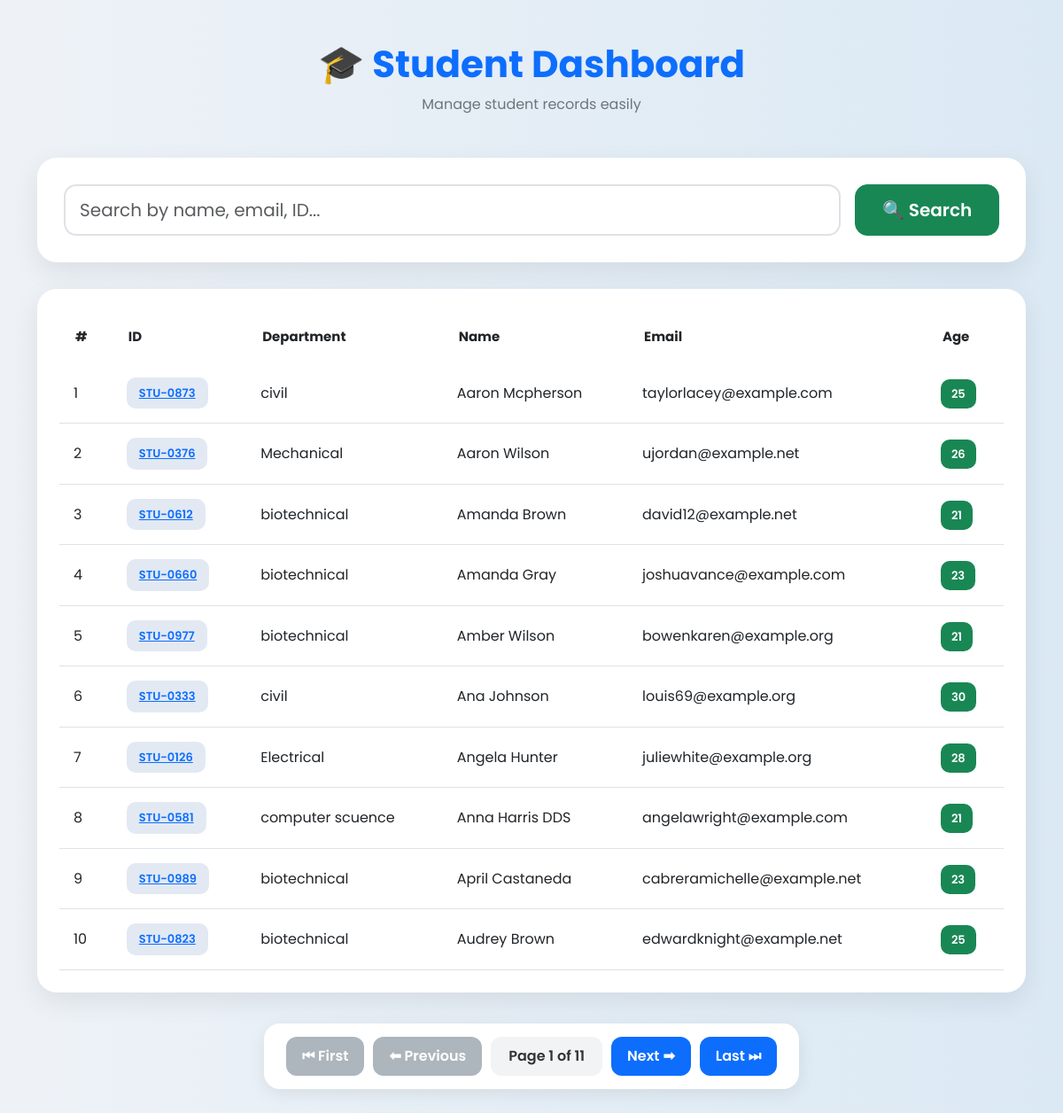
/studentss/, run on the app's committed database.
### vege/models.py (models this page shows, shortened)
class Students(models.Model):
    department=models.ForeignKey(Department,related_name="depart",on_delete=models.CASCADE)
    student_id=models.OneToOneField(StudentID,related_name="studentid",on_delete=models.CASCADE)
    student_name=models.CharField(max_length=100)
    student_email=models.EmailField(unique=True)
    student_age=models.IntegerField(default=18)
    student_address=models.TextField()
    class Meta:
        ordering=['student_name']
        verbose_name="student"
        app_label = 'vege'

class StudentID(models.Model):
    student_id=models.CharField(max_length=100)
    def __str__(self)->str:
        return self.student_id

class Department(models.Model):
    department=models.CharField(max_length=100)
    class Meta:
        ordering=['department']

### vege/views.py (the view, shortened to what this page needs)
# urls.py: path('studentss/',views.get_students),
def get_students(request):
    queryset=Students.objects.all()
    paginator = Paginator(queryset, 10)
    page_number = request.GET.get('page',1)
    page_obj = paginator.get_page(page_number)
    return render(request,'report/students.html',{'queryset':page_obj})

### vege/templates/report/students.html (shortened to what this page needs)
<!DOCTYPE html>
<html lang="en">
<head>
    <link href="https://cdn.jsdelivr.net/npm/bootstrap@5.3.0/dist/css/bootstrap.min.css" rel="stylesheet">
</head>
<body>
<div class="container py-5">
    <div class="text-center mb-5">
        <h1 class="main-title">
            🎓 Student Dashboard
        </h1>
        <p class="sub-title">
            Manage student records easily
        </p>
    </div>
    <div class="search-card">
        <form method="GET">
            <div class="row g-3">
                <div class="col-md-10">
                    <input
                        type="text"
                        name="search"
                        class="form-control form-control-lg search-input"
                        placeholder="Search by name, email, ID..."
                        value="{{ request.GET.search }}"
                    >
                </div>
                <div class="col-md-2">
                    <button
                        type="submit"
                        class="btn btn-success btn-lg w-100 search-btn"
                    >
                        🔍 Search
                    </button>
                </div>
            </div>
        </form>
    </div>
    <div class="table-card">
        <div class="table-responsive">
            <table class="table table-hover align-middle">
                <thead>
                    <tr>
                        <th>#</th>
                        <th>ID</th>
                        <th>Department</th>
                        <th>Name</th>
                        <th>Email</th>
                        <th>Age</th>
                    </tr>
                </thead>
                <tbody>
                    {% for student in queryset %}
                    <tr>
                        <td>
                            {{ forloop.counter }}
                        </td>
                        <td>
    <span class="student-id">
        <a href="{% url 'see_marks' student.student_id %}">
            {{ student.student_id }}
        </a>
    </span>
</td>
                        <td>
                            {{ student.department.department }}
                        </td>
                        <td>
                            {{ student.student_name }}
                        </td>
                        <td>
                            {{ student.student_email }}
                        </td>
                        <td>
                            <span class="age-badge">
                                {{ student.student_age }}
                            </span>
                        </td>
                    </tr>
                    {% empty %}
                    <tr>
                        <td colspan="6" class="text-center text-danger fw-bold py-4">
                            No Student Data Found
                        </td>
                    </tr>
                    {% endfor %}
                </tbody>
            </table>
        </div>
    </div>
    <div class="pagination-container">
        <div class="pagination">
            {% if queryset.has_previous %}
                <a href="?page=1&search={{ request.GET.search }}">
                    ⏮ First
                </a>
                <a href="?page={{ queryset.previous_page_number }}&search={{ request.GET.search }}">
                    ⬅ Previous
                </a>
            {% else %}
                <a class="disabled">
                    ⏮ First
                </a>
                <a class="disabled">
                    ⬅ Previous
                </a>
            {% endif %}
            <span class="current-page">
                Page {{ queryset.number }}
                of
                {{ queryset.paginator.num_pages }}
            </span>
            {% if queryset.has_next %}
                <a href="?page={{ queryset.next_page_number }}&search={{ request.GET.search }}">
                    Next ➡
                </a>
                <a href="?page={{ queryset.paginator.num_pages }}&search={{ request.GET.search }}">
                    Last ⏭
                </a>
            {% endif %}
        </div>
    </div>
</div>
</body>
</html>

### vege/templates/report/students.html (style rules this page uses)
* { font-family: 'Poppins', sans-serif; }
body { background: linear-gradient(to right, #eef2f7, #dbe9f4); min-height: 100vh; }
.main-title { font-size: 42px; font-weight: 700; color: #0d6efd; }
.sub-title { color: #6c757d; font-size: 16px; }
.search-card { background: white; border-radius: 22px; padding: 30px; box-shadow: 0 10px 30px rgba(0,0,0,0.08); margin-bottom: 30px; }
.search-input { height: 58px; border-radius: 14px; border: 2px solid #dee2e6; }
.search-btn { height: 58px; border-radius: 14px; font-weight: 600; }
.table-card { background: white; border-radius: 22px; padding: 25px; box-shadow: 0 10px 30px rgba(0,0,0,0.08); }
.table { margin-bottom: 0; }
.table thead { background: #0d6efd; color: white; }
.table thead th { border: none; padding: 18px; font-size: 15px; }
.table tbody td { padding: 16px; vertical-align: middle; }
.table tbody tr { transition: 0.3s; }
.student-id { background: #e2e9f3; color: white; padding: 8px 14px; border-radius: 10px; font-size: 13px; font-weight: 600; display: inline-block; }
.age-badge { background: #198754; color: white; padding: 7px 12px; border-radius: 10px; font-size: 13px; font-weight: 600; }
.pagination-container { display:flex; justify-content:center; margin-top:35px; }
.pagination { background:white; padding:15px 25px; border-radius:18px; box-shadow:0 5px 20px rgba(0,0,0,0.08); gap:10px; display:flex; flex-wrap:wrap; }
.pagination a { text-decoration:none; padding:10px 18px; border-radius:12px; background:#0d6efd; color:white; font-weight:600; transition:0.3s; }
.pagination .disabled { background:#adb5bd; pointer-events:none; }
.current-page { background:#f1f3f5; padding:10px 20px; border-radius:12px; font-weight:600; color:#333; }

### data on the page
Students: student_id "STU-0873", department.department "civil", student_name "Aaron Mcpherson", student_email "taylorlacey@example.com", student_age "25"
Students: student_id "STU-0376", department.department "Mechanical", student_name "Aaron Wilson", student_email "ujordan@example.net", student_age "26"
Students: student_id "STU-0612", department.department "biotechnical", student_name "Amanda Brown", student_email "david12@example.net", student_age "21"
Students: student_id "STU-0660", department.department "biotechnical", student_name "Amanda Gray", student_email "joshuavance@example.com", student_age "23"
Students: student_id "STU-0977", department.department "biotechnical", student_name "Amber Wilson", student_email "bowenkaren@example.org", student_age "21"
Students: student_id "STU-0333", department.department "civil", student_name "Ana Johnson", student_email "louis69@example.org", student_age "30"
Students: student_id "STU-0126", department.department "Electrical", student_name "Angela Hunter", student_email "juliewhite@example.org", student_age "28"
Students: student_id "STU-0581", department.department "computer scuence", student_name "Anna Harris DDS", student_email "angelawright@example.com", student_age "21"
Students: student_id "STU-0989", department.department "biotechnical", student_name "April Castaneda", student_email "cabreramichelle@example.net", student_age "23"
Students: student_id "STU-0823", department.department "biotechnical", student_name "Audrey Brown", student_email "edwardknight@example.net", student_age "25"

### other printed values
{{ queryset.number }} "1"
{{ queryset.paginator.num_pages }} "11"
